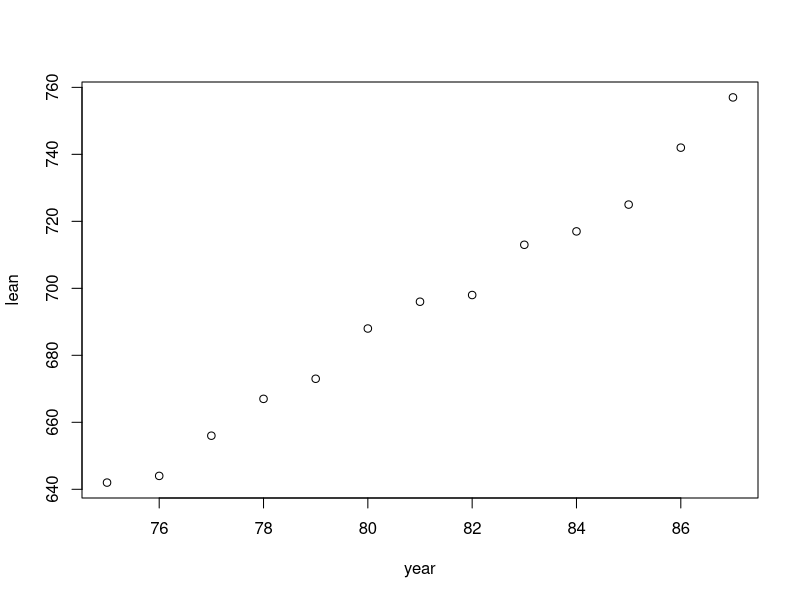
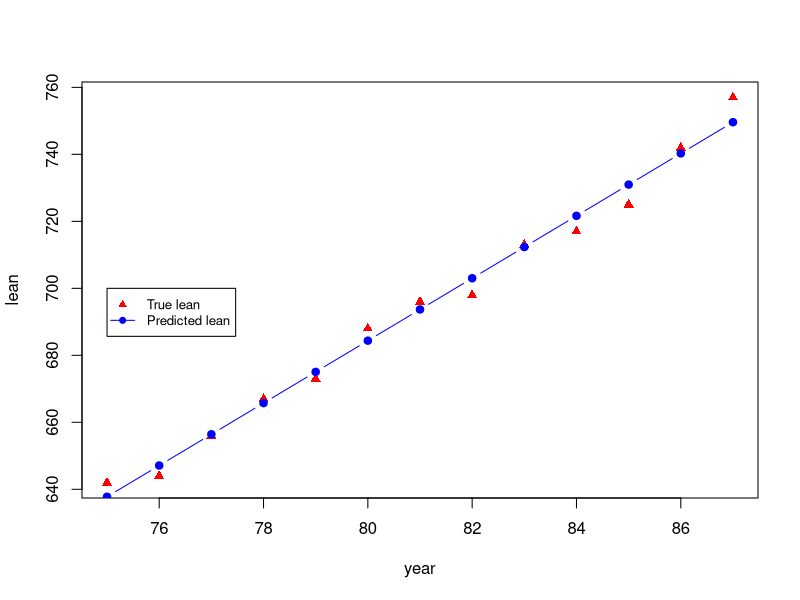
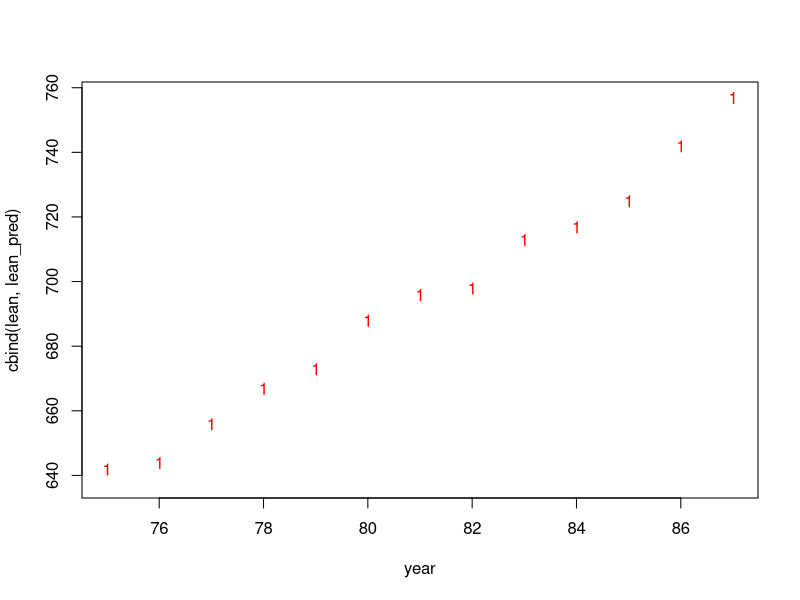

R code for these plots, in order:
#4

year=c(75:87)
year
lean=c(642, 644, 656, 667, 673, 688, 696, 698, 713, 717, 725, 742, 757)
lean
df=data.frame(Year=year, Lean=lean)
df
fit=lm(Lean~Year,data=df)
plot(year,lean)

x=matrix(c(rep(1,13),year),13,2)
x

y=lean

b=solve(t(x)%*%x,t(x)%*%y)
b
lean_pred=b[1]+b[2]*year
print(lean_pred)
plot(year,lean, col='red',pch=17)
points(year,lean_pred,col='blue',pch=19,type='b')
legend(75, 700, legend=c("True lean", "Predicted lean"),
       col=c("red", "blue"), lty=c(0,1), cex=0.8, pch = c(17,19))


matplot(year, cbind(lean,lean_pred),type="pl",col=c("red","green"),lty=c(0,0))
